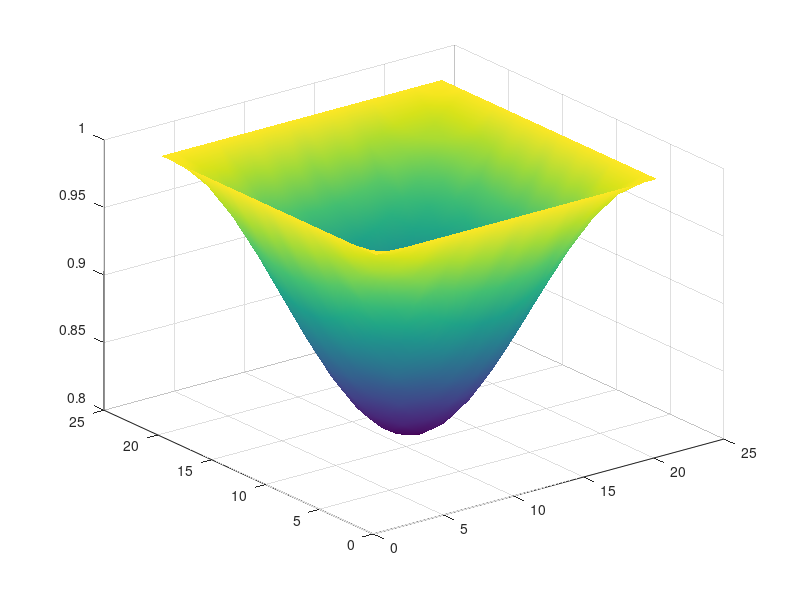

MATLAB code to generate this figure: (Note: this script raises an error after producing the figure.)
% Auto-generated MATLAB script
field = [ ...
    1.00000000E+00   1.00000000E+00   1.00000000E+00   1.00000000E+00   1.00000000E+00   1.00000000E+00   1.00000000E+00   1.00000000E+00   1.00000000E+00   1.00000000E+00   1.00000000E+00   1.00000000E+00   1.00000000E+00   1.00000000E+00   1.00000000E+00   1.00000000E+00   1.00000000E+00   1.00000000E+00   1.00000000E+00   1.00000000E+00   1.00000000E+00; ...
    1.00000000E+00   9.95188684E-01   9.90496744E-01   9.86037673E-01   9.81924902E-01   9.78254819E-01   9.75123749E-01   9.72601557E-01   9.70758104E-01   9.69630020E-01   9.69254010E-01   9.69630020E-01   9.70758104E-01   9.72601557E-01   9.75123749E-01   9.78254819E-01   9.81924902E-01   9.86037673E-01   9.90496744E-01   9.95188684E-01   1.00000000E+00; ...
    1.00000000E+00   9.90496744E-01   9.81226391E-01   9.72421773E-01   9.64292782E-01   9.57049168E-01   9.50857160E-01   9.45882907E-01   9.42232864E-01   9.40013558E-01   9.39261540E-01   9.40013558E-01   9.42232864E-01   9.45882907E-01   9.50857160E-01   9.57049168E-01   9.64292782E-01   9.72421773E-01   9.81226391E-01   9.90496744E-01   1.00000000E+00; ...
    1.00000000E+00   9.86037673E-01   9.72421773E-01   9.59481653E-01   9.47546486E-01   9.36895993E-01   9.27809700E-01   9.20490359E-01   9.15140698E-01   9.11867026E-01   9.10775853E-01   9.11867026E-01   9.15140698E-01   9.20490359E-01   9.27809700E-01   9.36895993E-01   9.47546486E-01   9.59481653E-01   9.72421773E-01   9.86037673E-01   1.00000000E+00; ...
    1.00000000E+00   9.81924902E-01   9.64292782E-01   9.47546486E-01   9.32085229E-01   9.18307944E-01   9.06530810E-01   8.97069827E-01   8.90127485E-01   8.85906383E-01   8.84476056E-01   8.85906383E-01   8.90127485E-01   8.97069827E-01   9.06530810E-01   9.18307944E-01   9.32085229E-01   9.47546486E-01   9.64292782E-01   9.81924902E-01   1.00000000E+00; ...
    1.00000000E+00   9.78254819E-01   9.57049168E-01   9.36895993E-01   9.18307944E-01   9.01720678E-01   8.87569515E-01   8.76170247E-01   8.67838582E-01   8.62740113E-01   8.61040694E-01   8.62740113E-01   8.67838582E-01   8.76170247E-01   8.87569515E-01   9.01720678E-01   9.18307944E-01   9.36895993E-01   9.57049168E-01   9.78254819E-01   1.00000000E+00; ...
    1.00000000E+00   9.75123749E-01   9.50857160E-01   9.27809700E-01   9.06530810E-01   8.87569515E-01   8.71360983E-01   8.58340090E-01   8.48785549E-01   8.42976156E-01   8.41007646E-01   8.42976156E-01   8.48785549E-01   8.58340090E-01   8.71360983E-01   8.87569515E-01   9.06530810E-01   9.27809700E-01   9.50857160E-01   9.75123749E-01   1.00000000E+00; ...
    1.00000000E+00   9.72601557E-01   9.45882907E-01   9.20490359E-01   8.97069827E-01   8.76170247E-01   8.58340090E-01   8.43977273E-01   8.33479555E-01   8.27055604E-01   8.24914366E-01   8.27055604E-01   8.33479555E-01   8.43977273E-01   8.58340090E-01   8.76170247E-01   8.97069827E-01   9.20490359E-01   9.45882907E-01   9.72601557E-01   1.00000000E+00; ...
    1.00000000E+00   9.70758104E-01   9.42232864E-01   9.15140698E-01   8.90127485E-01   8.67838582E-01   8.48785549E-01   8.33479555E-01   8.22248251E-01   8.15419335E-01   8.13105369E-01   8.15419335E-01   8.22248251E-01   8.33479555E-01   8.48785549E-01   8.67838582E-01   8.90127485E-01   9.15140698E-01   9.42232864E-01   9.70758104E-01   1.00000000E+00; ...
    1.00000000E+00   9.69630020E-01   9.40013558E-01   9.11867026E-01   8.85906383E-01   8.62740113E-01   8.42976156E-01   8.27055604E-01   8.15419335E-01   8.08298671E-01   8.05925196E-01   8.08298671E-01   8.15419335E-01   8.27055604E-01   8.42976156E-01   8.62740113E-01   8.85906383E-01   9.11867026E-01   9.40013558E-01   9.69630020E-01   1.00000000E+00; ...
    1.00000000E+00   9.69254010E-01   9.39261540E-01   9.10775853E-01   8.84476056E-01   8.61040694E-01   8.41007646E-01   8.24914366E-01   8.13105369E-01   8.05925196E-01   8.03492212E-01   8.05925196E-01   8.13105369E-01   8.24914366E-01   8.41007646E-01   8.61040694E-01   8.84476056E-01   9.10775853E-01   9.39261540E-01   9.69254010E-01   1.00000000E+00; ...
    1.00000000E+00   9.69630020E-01   9.40013558E-01   9.11867026E-01   8.85906383E-01   8.62740113E-01   8.42976156E-01   8.27055604E-01   8.15419335E-01   8.08298671E-01   8.05925196E-01   8.08298671E-01   8.15419335E-01   8.27055604E-01   8.42976156E-01   8.62740113E-01   8.85906383E-01   9.11867026E-01   9.40013558E-01   9.69630020E-01   1.00000000E+00; ...
    1.00000000E+00   9.70758104E-01   9.42232864E-01   9.15140698E-01   8.90127485E-01   8.67838582E-01   8.48785549E-01   8.33479555E-01   8.22248251E-01   8.15419335E-01   8.13105369E-01   8.15419335E-01   8.22248251E-01   8.33479555E-01   8.48785549E-01   8.67838582E-01   8.90127485E-01   9.15140698E-01   9.42232864E-01   9.70758104E-01   1.00000000E+00; ...
    1.00000000E+00   9.72601557E-01   9.45882907E-01   9.20490359E-01   8.97069827E-01   8.76170247E-01   8.58340090E-01   8.43977273E-01   8.33479555E-01   8.27055604E-01   8.24914366E-01   8.27055604E-01   8.33479555E-01   8.43977273E-01   8.58340090E-01   8.76170247E-01   8.97069827E-01   9.20490359E-01   9.45882907E-01   9.72601557E-01   1.00000000E+00; ...
    1.00000000E+00   9.75123749E-01   9.50857160E-01   9.27809700E-01   9.06530810E-01   8.87569515E-01   8.71360983E-01   8.58340090E-01   8.48785549E-01   8.42976156E-01   8.41007646E-01   8.42976156E-01   8.48785549E-01   8.58340090E-01   8.71360983E-01   8.87569515E-01   9.06530810E-01   9.27809700E-01   9.50857160E-01   9.75123749E-01   1.00000000E+00; ...
    1.00000000E+00   9.78254819E-01   9.57049168E-01   9.36895993E-01   9.18307944E-01   9.01720678E-01   8.87569515E-01   8.76170247E-01   8.67838582E-01   8.62740113E-01   8.61040694E-01   8.62740113E-01   8.67838582E-01   8.76170247E-01   8.87569515E-01   9.01720678E-01   9.18307944E-01   9.36895993E-01   9.57049168E-01   9.78254819E-01   1.00000000E+00; ...
    1.00000000E+00   9.81924902E-01   9.64292782E-01   9.47546486E-01   9.32085229E-01   9.18307944E-01   9.06530810E-01   8.97069827E-01   8.90127485E-01   8.85906383E-01   8.84476056E-01   8.85906383E-01   8.90127485E-01   8.97069827E-01   9.06530810E-01   9.18307944E-01   9.32085229E-01   9.47546486E-01   9.64292782E-01   9.81924902E-01   1.00000000E+00; ...
    1.00000000E+00   9.86037673E-01   9.72421773E-01   9.59481653E-01   9.47546486E-01   9.36895993E-01   9.27809700E-01   9.20490359E-01   9.15140698E-01   9.11867026E-01   9.10775853E-01   9.11867026E-01   9.15140698E-01   9.20490359E-01   9.27809700E-01   9.36895993E-01   9.47546486E-01   9.59481653E-01   9.72421773E-01   9.86037673E-01   1.00000000E+00; ...
    1.00000000E+00   9.90496744E-01   9.81226391E-01   9.72421773E-01   9.64292782E-01   9.57049168E-01   9.50857160E-01   9.45882907E-01   9.42232864E-01   9.40013558E-01   9.39261540E-01   9.40013558E-01   9.42232864E-01   9.45882907E-01   9.50857160E-01   9.57049168E-01   9.64292782E-01   9.72421773E-01   9.81226391E-01   9.90496744E-01   1.00000000E+00; ...
    1.00000000E+00   9.95188684E-01   9.90496744E-01   9.86037673E-01   9.81924902E-01   9.78254819E-01   9.75123749E-01   9.72601557E-01   9.70758104E-01   9.69630020E-01   9.69254010E-01   9.69630020E-01   9.70758104E-01   9.72601557E-01   9.75123749E-01   9.78254819E-01   9.81924902E-01   9.86037673E-01   9.90496744E-01   9.95188684E-01   1.00000000E+00; ...
    1.00000000E+00   1.00000000E+00   1.00000000E+00   1.00000000E+00   1.00000000E+00   1.00000000E+00   1.00000000E+00   1.00000000E+00   1.00000000E+00   1.00000000E+00   1.00000000E+00   1.00000000E+00   1.00000000E+00   1.00000000E+00   1.00000000E+00   1.00000000E+00   1.00000000E+00   1.00000000E+00   1.00000000E+00   1.00000000E+00   1.00000000E+00 ];

% Surface plot (auto-generated)
[ny, nx] = size(field);
[X, Y] = meshgrid(1:nx, 1:ny);
fig = figure('Color','w');
ax = axes('Parent', fig);
h = surf(ax, X, Y, field);
shading(ax, 'interp');
colormap(ax, parula);
cb = colorbar(ax);
cb.Label.String = 'field value';
grid(ax, 'on');
box(ax, 'on');
axis(ax, 'tight');
view(ax, 45, 30);
xlabel(ax, 'i (x index)');
ylabel(ax, 'j (y index)');
zlabel(ax, 'field');
title(ax, sprintf('field (%d x %d)', ny, nx));
set(ax, 'FontSize', 12, 'LineWidth', 1);
set(h, 'EdgeColor', 'k');
drawnow;
